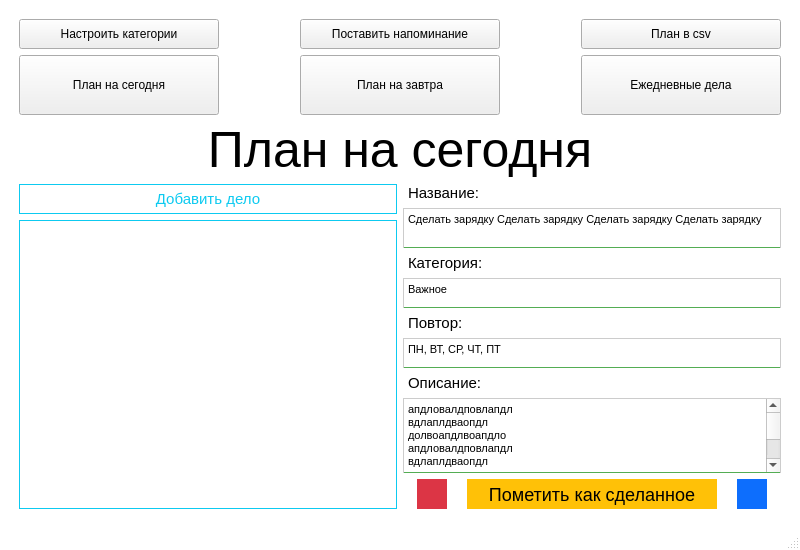
<?xml version="1.0" encoding="UTF-8"?>
<ui version="4.0">
 <class>Todo</class>
 <widget class="QMainWindow" name="Todo">
  <property name="geometry">
   <rect>
    <x>0</x>
    <y>0</y>
    <width>800</width>
    <height>550</height>
   </rect>
  </property>
  <property name="maximumSize">
   <size>
    <width>16777215</width>
    <height>16777215</height>
   </size>
  </property>
  <property name="windowTitle">
   <string>Планировщик дел</string>
  </property>
  <property name="styleSheet">
   <string notr="true">#centralwidget {
    padding: 20px;
}

#planLabel {
    font-size: 50px;
}

#taskName {
    font-size: 18px;
}

QMainWindow {
	background-color: #fff
}

QPushButton[plan='true'] {
	background-color: #54ad54;
	border: none;
	border-radius: 0.25em;
	color: #fff;
	font-size: 20px;
}

QPushButton[small='true'] {
	background-color: #999;
	border: none;
	border-radius: 0.25em;
	color: #fff;
	font-size: 16px;
}

QPushButton[plan='true']:hover {
	background-color: #288b28;
}

QPushButton[small='true']:hover {
	background-color: #777;
}

QPushButton[plan='true']:pressed {
	background-color: #246024;
}

QPushButton[small='true']:pressed {
	background-color: #555;
}

#deleteBtn {
	border: none;/* 1px solid red;*/
/*	background-color: #F34235;*/
	background-color: #DC3545;
	border-radius: 0.25em;
	/*background-image: url(bin.png);*/
}

#deleteBtn:hover {
	background-color: #BB2D3B;
}

#editBtn {
	border: none;/* 1px solid red;*/
	background-color: #0D6EFD;
	border-radius: 0.25em;
	/*background-image: url(bin.png);*/
}

#editBtn:hover {
	background-color: #0B5ED7;
}

#markAsDoneBtn {
	border: none;/* 1px solid red;*/
	background-color: #FFC107;
	border-radius: 0.25em;
	font-size: 18px;
}

#markAsDoneBtn:hover {
	background-color: #FFCA2C
}

#addBtn {
	background-color: #FFFFFF;
	color: #0DCAF0;
	font-size: 15px;
	border: 1px solid #0DCAF0;
	border-radius: 0.4em;
}

#addBtn:hover {
	background-color: #3DD5F3;
	color: #000000;
	font-size: 15px;
	border: 1px solid #3DD5F3;
	border-radius: 0.4em;
}

#tasksList {
	border: 1px solid #0DCAF0;
}

#title, #category, #repeat, #description {
	border: 1px solid #ccc;
	border-bottom: 1px solid #54ad54;
	font-size: 15px;
}

#titleLabel, #categoryLabel, #repeatLabel, #descriptionLabel {
	font-size: 15px;
}</string>
  </property>
  <widget class="QWidget" name="centralwidget">
   <layout class="QHBoxLayout" name="horizontalLayout_6">
    <item>
     <layout class="QVBoxLayout" name="verticalLayout_3">
      <property name="leftMargin">
       <number>10</number>
      </property>
      <property name="topMargin">
       <number>10</number>
      </property>
      <property name="rightMargin">
       <number>10</number>
      </property>
      <property name="bottomMargin">
       <number>10</number>
      </property>
      <item>
       <layout class="QHBoxLayout" name="horizontalLayout_5">
        <item>
         <widget class="QPushButton" name="categoriesSettingsBtn">
          <property name="minimumSize">
           <size>
            <width>200</width>
            <height>30</height>
           </size>
          </property>
          <property name="cursor">
           <cursorShape>PointingHandCursor</cursorShape>
          </property>
          <property name="text">
           <string>Настроить категории</string>
          </property>
          <property name="small" stdset="0">
           <bool>true</bool>
          </property>
         </widget>
        </item>
        <item>
         <spacer name="horizontalSpacer_3">
          <property name="orientation">
           <enum>Qt::Horizontal</enum>
          </property>
          <property name="sizeHint" stdset="0">
           <size>
            <width>40</width>
            <height>20</height>
           </size>
          </property>
         </spacer>
        </item>
        <item>
         <widget class="QPushButton" name="reminderBtn">
          <property name="minimumSize">
           <size>
            <width>200</width>
            <height>30</height>
           </size>
          </property>
          <property name="cursor">
           <cursorShape>PointingHandCursor</cursorShape>
          </property>
          <property name="text">
           <string>Поставить напоминание</string>
          </property>
          <property name="small" stdset="0">
           <bool>true</bool>
          </property>
         </widget>
        </item>
        <item>
         <spacer name="horizontalSpacer_4">
          <property name="orientation">
           <enum>Qt::Horizontal</enum>
          </property>
          <property name="sizeHint" stdset="0">
           <size>
            <width>40</width>
            <height>20</height>
           </size>
          </property>
         </spacer>
        </item>
        <item>
         <widget class="QPushButton" name="intoCsvBtn">
          <property name="minimumSize">
           <size>
            <width>200</width>
            <height>30</height>
           </size>
          </property>
          <property name="cursor">
           <cursorShape>PointingHandCursor</cursorShape>
          </property>
          <property name="text">
           <string>План в csv</string>
          </property>
          <property name="small" stdset="0">
           <bool>true</bool>
          </property>
         </widget>
        </item>
       </layout>
      </item>
      <item>
       <layout class="QHBoxLayout" name="horizontalLayout">
        <item>
         <widget class="QPushButton" name="today">
          <property name="minimumSize">
           <size>
            <width>200</width>
            <height>60</height>
           </size>
          </property>
          <property name="maximumSize">
           <size>
            <width>200</width>
            <height>60</height>
           </size>
          </property>
          <property name="cursor">
           <cursorShape>PointingHandCursor</cursorShape>
          </property>
          <property name="styleSheet">
           <string notr="true"/>
          </property>
          <property name="text">
           <string>План на сегодня</string>
          </property>
          <property name="plan" stdset="0">
           <bool>true</bool>
          </property>
         </widget>
        </item>
        <item>
         <spacer name="horizontalSpacer">
          <property name="orientation">
           <enum>Qt::Horizontal</enum>
          </property>
          <property name="sizeHint" stdset="0">
           <size>
            <width>40</width>
            <height>20</height>
           </size>
          </property>
         </spacer>
        </item>
        <item>
         <widget class="QPushButton" name="tomorrow">
          <property name="minimumSize">
           <size>
            <width>200</width>
            <height>60</height>
           </size>
          </property>
          <property name="maximumSize">
           <size>
            <width>200</width>
            <height>60</height>
           </size>
          </property>
          <property name="cursor">
           <cursorShape>PointingHandCursor</cursorShape>
          </property>
          <property name="styleSheet">
           <string notr="true"/>
          </property>
          <property name="text">
           <string>План на завтра</string>
          </property>
          <property name="plan" stdset="0">
           <bool>true</bool>
          </property>
         </widget>
        </item>
        <item>
         <spacer name="horizontalSpacer_2">
          <property name="orientation">
           <enum>Qt::Horizontal</enum>
          </property>
          <property name="sizeHint" stdset="0">
           <size>
            <width>40</width>
            <height>20</height>
           </size>
          </property>
         </spacer>
        </item>
        <item>
         <widget class="QPushButton" name="daily">
          <property name="minimumSize">
           <size>
            <width>200</width>
            <height>60</height>
           </size>
          </property>
          <property name="maximumSize">
           <size>
            <width>200</width>
            <height>60</height>
           </size>
          </property>
          <property name="cursor">
           <cursorShape>PointingHandCursor</cursorShape>
          </property>
          <property name="text">
           <string>Ежедневные дела</string>
          </property>
          <property name="plan" stdset="0">
           <bool>true</bool>
          </property>
         </widget>
        </item>
       </layout>
      </item>
      <item>
       <widget class="QLabel" name="planLabel">
        <property name="minimumSize">
         <size>
          <width>0</width>
          <height>0</height>
         </size>
        </property>
        <property name="styleSheet">
         <string notr="true"/>
        </property>
        <property name="text">
         <string>План на сегодня</string>
        </property>
        <property name="alignment">
         <set>Qt::AlignCenter</set>
        </property>
        <property name="indent">
         <number>0</number>
        </property>
       </widget>
      </item>
      <item>
       <layout class="QHBoxLayout" name="horizontalLayout_4">
        <item>
         <layout class="QVBoxLayout" name="verticalLayout_2">
          <item>
           <layout class="QHBoxLayout" name="horizontalLayout_2">
            <item>
             <widget class="QPushButton" name="addBtn">
              <property name="minimumSize">
               <size>
                <width>200</width>
                <height>30</height>
               </size>
              </property>
              <property name="cursor">
               <cursorShape>PointingHandCursor</cursorShape>
              </property>
              <property name="styleSheet">
               <string notr="true"/>
              </property>
              <property name="text">
               <string>Добавить дело</string>
              </property>
             </widget>
            </item>
           </layout>
          </item>
          <item>
           <widget class="QListWidget" name="tasksList">
            <property name="maximumSize">
             <size>
              <width>16777215</width>
              <height>16777215</height>
             </size>
            </property>
            <property name="cursor" stdset="0">
             <cursorShape>CrossCursor</cursorShape>
            </property>
            <property name="styleSheet">
             <string notr="true">b</string>
            </property>
           </widget>
          </item>
         </layout>
        </item>
        <item>
         <layout class="QVBoxLayout" name="verticalLayout">
          <item>
           <widget class="QLabel" name="titleLabel">
            <property name="text">
             <string>Название:</string>
            </property>
            <property name="indent">
             <number>5</number>
            </property>
           </widget>
          </item>
          <item>
           <widget class="QTextEdit" name="title">
            <property name="maximumSize">
             <size>
              <width>16777215</width>
              <height>40</height>
             </size>
            </property>
            <property name="styleSheet">
             <string notr="true">b</string>
            </property>
            <property name="readOnly">
             <bool>true</bool>
            </property>
            <property name="html">
             <string>&lt;!DOCTYPE HTML PUBLIC &quot;-//W3C//DTD HTML 4.0//EN&quot; &quot;http://www.w3.org/TR/REC-html40/strict.dtd&quot;&gt;
&lt;html&gt;&lt;head&gt;&lt;meta name=&quot;qrichtext&quot; content=&quot;1&quot; /&gt;&lt;style type=&quot;text/css&quot;&gt;
p, li { white-space: pre-wrap; }
&lt;/style&gt;&lt;/head&gt;&lt;body style=&quot; font-family:'MS Shell Dlg 2'; font-size:15px; font-weight:400; font-style:normal;&quot;&gt;
&lt;p style=&quot; margin-top:0px; margin-bottom:0px; margin-left:0px; margin-right:0px; -qt-block-indent:0; text-indent:0px;&quot;&gt;&lt;span style=&quot; font-size:8.25pt;&quot;&gt;Сделать зарядку Сделать зарядку Сделать зарядку Сделать зарядку&lt;/span&gt;&lt;/p&gt;&lt;/body&gt;&lt;/html&gt;</string>
            </property>
           </widget>
          </item>
          <item>
           <widget class="QLabel" name="categoryLabel">
            <property name="text">
             <string>Категория:</string>
            </property>
            <property name="indent">
             <number>5</number>
            </property>
           </widget>
          </item>
          <item>
           <widget class="QTextEdit" name="category">
            <property name="maximumSize">
             <size>
              <width>16777215</width>
              <height>30</height>
             </size>
            </property>
            <property name="styleSheet">
             <string notr="true">b</string>
            </property>
            <property name="readOnly">
             <bool>true</bool>
            </property>
            <property name="html">
             <string>&lt;!DOCTYPE HTML PUBLIC &quot;-//W3C//DTD HTML 4.0//EN&quot; &quot;http://www.w3.org/TR/REC-html40/strict.dtd&quot;&gt;
&lt;html&gt;&lt;head&gt;&lt;meta name=&quot;qrichtext&quot; content=&quot;1&quot; /&gt;&lt;style type=&quot;text/css&quot;&gt;
p, li { white-space: pre-wrap; }
&lt;/style&gt;&lt;/head&gt;&lt;body style=&quot; font-family:'MS Shell Dlg 2'; font-size:15px; font-weight:400; font-style:normal;&quot;&gt;
&lt;p style=&quot; margin-top:0px; margin-bottom:0px; margin-left:0px; margin-right:0px; -qt-block-indent:0; text-indent:0px;&quot;&gt;&lt;span style=&quot; font-size:8.25pt;&quot;&gt;Важное&lt;/span&gt;&lt;/p&gt;&lt;/body&gt;&lt;/html&gt;</string>
            </property>
           </widget>
          </item>
          <item>
           <widget class="QLabel" name="repeatLabel">
            <property name="text">
             <string>Повтор:</string>
            </property>
            <property name="indent">
             <number>5</number>
            </property>
           </widget>
          </item>
          <item>
           <widget class="QTextEdit" name="repeat">
            <property name="maximumSize">
             <size>
              <width>16777215</width>
              <height>30</height>
             </size>
            </property>
            <property name="styleSheet">
             <string notr="true">b</string>
            </property>
            <property name="html">
             <string>&lt;!DOCTYPE HTML PUBLIC &quot;-//W3C//DTD HTML 4.0//EN&quot; &quot;http://www.w3.org/TR/REC-html40/strict.dtd&quot;&gt;
&lt;html&gt;&lt;head&gt;&lt;meta name=&quot;qrichtext&quot; content=&quot;1&quot; /&gt;&lt;style type=&quot;text/css&quot;&gt;
p, li { white-space: pre-wrap; }
&lt;/style&gt;&lt;/head&gt;&lt;body style=&quot; font-family:'MS Shell Dlg 2'; font-size:15px; font-weight:400; font-style:normal;&quot;&gt;
&lt;p style=&quot; margin-top:0px; margin-bottom:0px; margin-left:0px; margin-right:0px; -qt-block-indent:0; text-indent:0px;&quot;&gt;&lt;span style=&quot; font-size:8.25pt;&quot;&gt;ПН, ВТ, СР, ЧТ, ПТ&lt;/span&gt;&lt;/p&gt;&lt;/body&gt;&lt;/html&gt;</string>
            </property>
           </widget>
          </item>
          <item>
           <widget class="QLabel" name="descriptionLabel">
            <property name="text">
             <string>Описание:</string>
            </property>
            <property name="indent">
             <number>5</number>
            </property>
           </widget>
          </item>
          <item>
           <widget class="QTextEdit" name="description">
            <property name="maximumSize">
             <size>
              <width>16777215</width>
              <height>16777215</height>
             </size>
            </property>
            <property name="styleSheet">
             <string notr="true">b</string>
            </property>
            <property name="readOnly">
             <bool>true</bool>
            </property>
            <property name="html">
             <string>&lt;!DOCTYPE HTML PUBLIC &quot;-//W3C//DTD HTML 4.0//EN&quot; &quot;http://www.w3.org/TR/REC-html40/strict.dtd&quot;&gt;
&lt;html&gt;&lt;head&gt;&lt;meta name=&quot;qrichtext&quot; content=&quot;1&quot; /&gt;&lt;style type=&quot;text/css&quot;&gt;
p, li { white-space: pre-wrap; }
&lt;/style&gt;&lt;/head&gt;&lt;body style=&quot; font-family:'MS Shell Dlg 2'; font-size:15px; font-weight:400; font-style:normal;&quot;&gt;
&lt;p style=&quot; margin-top:0px; margin-bottom:0px; margin-left:0px; margin-right:0px; -qt-block-indent:0; text-indent:0px;&quot;&gt;&lt;span style=&quot; font-size:8.25pt;&quot;&gt;апдловалдповлапдл&lt;/span&gt;&lt;/p&gt;
&lt;p style=&quot; margin-top:0px; margin-bottom:0px; margin-left:0px; margin-right:0px; -qt-block-indent:0; text-indent:0px;&quot;&gt;&lt;span style=&quot; font-size:8.25pt;&quot;&gt;вдлаплдваопдл&lt;/span&gt;&lt;/p&gt;
&lt;p style=&quot; margin-top:0px; margin-bottom:0px; margin-left:0px; margin-right:0px; -qt-block-indent:0; text-indent:0px;&quot;&gt;&lt;span style=&quot; font-size:8.25pt;&quot;&gt;долвоапдлвоапдло&lt;/span&gt;&lt;/p&gt;
&lt;p style=&quot; margin-top:0px; margin-bottom:0px; margin-left:0px; margin-right:0px; -qt-block-indent:0; text-indent:0px;&quot;&gt;&lt;span style=&quot; font-size:8.25pt;&quot;&gt;апдловалдповлапдл&lt;/span&gt;&lt;/p&gt;
&lt;p style=&quot; margin-top:0px; margin-bottom:0px; margin-left:0px; margin-right:0px; -qt-block-indent:0; text-indent:0px;&quot;&gt;&lt;span style=&quot; font-size:8.25pt;&quot;&gt;вдлаплдваопдл&lt;/span&gt;&lt;/p&gt;
&lt;p style=&quot; margin-top:0px; margin-bottom:0px; margin-left:0px; margin-right:0px; -qt-block-indent:0; text-indent:0px;&quot;&gt;&lt;span style=&quot; font-size:8.25pt;&quot;&gt;долвоапдлвоапдло&lt;/span&gt;&lt;/p&gt;
&lt;p style=&quot; margin-top:0px; margin-bottom:0px; margin-left:0px; margin-right:0px; -qt-block-indent:0; text-indent:0px;&quot;&gt;&lt;span style=&quot; font-size:8.25pt;&quot;&gt;апдловалдповлапдл&lt;/span&gt;&lt;/p&gt;
&lt;p style=&quot; margin-top:0px; margin-bottom:0px; margin-left:0px; margin-right:0px; -qt-block-indent:0; text-indent:0px;&quot;&gt;&lt;span style=&quot; font-size:8.25pt;&quot;&gt;вдлаплдваопдл&lt;/span&gt;&lt;/p&gt;
&lt;p style=&quot; margin-top:0px; margin-bottom:0px; margin-left:0px; margin-right:0px; -qt-block-indent:0; text-indent:0px;&quot;&gt;&lt;span style=&quot; font-size:8.25pt;&quot;&gt;долвоапдлвоапдло&lt;/span&gt;&lt;/p&gt;
&lt;p style=&quot; margin-top:0px; margin-bottom:0px; margin-left:0px; margin-right:0px; -qt-block-indent:0; text-indent:0px;&quot;&gt;&lt;span style=&quot; font-size:8.25pt;&quot;&gt;апдловалдповлапдл&lt;/span&gt;&lt;/p&gt;
&lt;p style=&quot; margin-top:0px; margin-bottom:0px; margin-left:0px; margin-right:0px; -qt-block-indent:0; text-indent:0px;&quot;&gt;&lt;span style=&quot; font-size:8.25pt;&quot;&gt;вдлаплдваопдл&lt;/span&gt;&lt;/p&gt;
&lt;p style=&quot; margin-top:0px; margin-bottom:0px; margin-left:0px; margin-right:0px; -qt-block-indent:0; text-indent:0px;&quot;&gt;&lt;span style=&quot; font-size:8.25pt;&quot;&gt;долвоапдлвоапдло&lt;/span&gt;&lt;/p&gt;
&lt;p style=&quot; margin-top:0px; margin-bottom:0px; margin-left:0px; margin-right:0px; -qt-block-indent:0; text-indent:0px;&quot;&gt;&lt;span style=&quot; font-size:8.25pt;&quot;&gt;апдловалдповлапдл&lt;/span&gt;&lt;/p&gt;
&lt;p style=&quot; margin-top:0px; margin-bottom:0px; margin-left:0px; margin-right:0px; -qt-block-indent:0; text-indent:0px;&quot;&gt;&lt;span style=&quot; font-size:8.25pt;&quot;&gt;вдлаплдваопдл&lt;/span&gt;&lt;/p&gt;
&lt;p style=&quot; margin-top:0px; margin-bottom:0px; margin-left:0px; margin-right:0px; -qt-block-indent:0; text-indent:0px;&quot;&gt;&lt;span style=&quot; font-size:8.25pt;&quot;&gt;долвоапдлвоапдло&lt;/span&gt;&lt;/p&gt;&lt;/body&gt;&lt;/html&gt;</string>
            </property>
           </widget>
          </item>
          <item>
           <layout class="QHBoxLayout" name="horizontalLayout_3">
            <item>
             <widget class="QPushButton" name="deleteBtn">
              <property name="minimumSize">
               <size>
                <width>30</width>
                <height>30</height>
               </size>
              </property>
              <property name="maximumSize">
               <size>
                <width>30</width>
                <height>30</height>
               </size>
              </property>
              <property name="cursor">
               <cursorShape>PointingHandCursor</cursorShape>
              </property>
              <property name="text">
               <string/>
              </property>
              <property name="iconSize">
               <size>
                <width>20</width>
                <height>20</height>
               </size>
              </property>
             </widget>
            </item>
            <item>
             <widget class="QPushButton" name="markAsDoneBtn">
              <property name="minimumSize">
               <size>
                <width>250</width>
                <height>30</height>
               </size>
              </property>
              <property name="maximumSize">
               <size>
                <width>250</width>
                <height>30</height>
               </size>
              </property>
              <property name="cursor">
               <cursorShape>PointingHandCursor</cursorShape>
              </property>
              <property name="text">
               <string>Пометить как сделанное</string>
              </property>
             </widget>
            </item>
            <item>
             <widget class="QPushButton" name="editBtn">
              <property name="minimumSize">
               <size>
                <width>30</width>
                <height>30</height>
               </size>
              </property>
              <property name="maximumSize">
               <size>
                <width>30</width>
                <height>30</height>
               </size>
              </property>
              <property name="cursor">
               <cursorShape>PointingHandCursor</cursorShape>
              </property>
              <property name="text">
               <string/>
              </property>
              <property name="iconSize">
               <size>
                <width>20</width>
                <height>20</height>
               </size>
              </property>
             </widget>
            </item>
           </layout>
          </item>
         </layout>
        </item>
       </layout>
      </item>
     </layout>
    </item>
   </layout>
  </widget>
  <widget class="QStatusBar" name="statusbar"/>
 </widget>
 <resources/>
 <connections/>
</ui>
